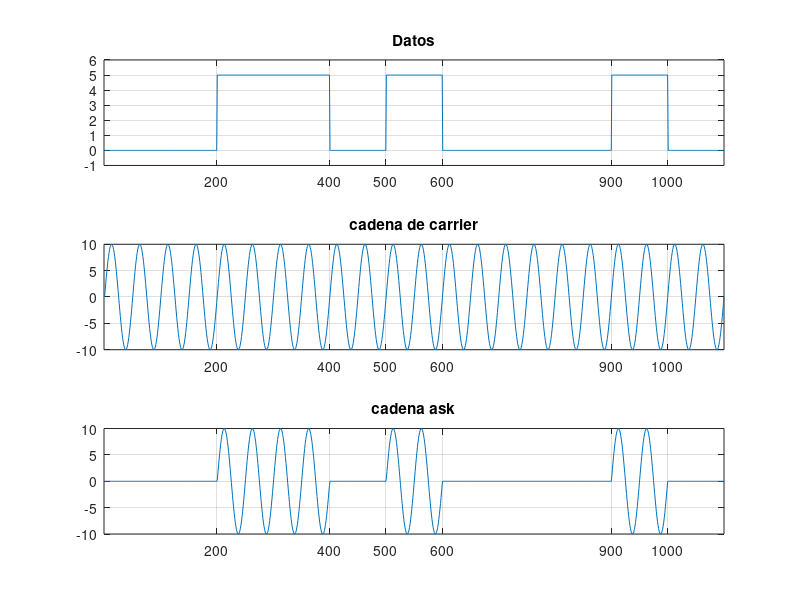

Source code (MATLAB):
clc
clear all
close all

%input

datos = '00110100010';
regla_bit_alto = 1;


%Carrier
Ac= 10;
fc=1000e3;
thetac =0;
cpc=15;


%ask

regla_ask_tr_carrier=1;


%procesos

%graficar cadena de funciones
tb=100; %duracion del bit
uno = ones(1,tb); %matriz de unos
cero = zeros(1,tb); %matriz de ceros
frame=[];
frameInv=[];
list=[];
f='0';
for n=1:length(datos)
    if (datos(n)=='1')
        frame = [ frame uno ]; %vector que se autoacumula
        frameInv = [frameInv cero] ;
    else 
        frame = [ frame cero ];
        frameInv = [frameInv uno];
    end
    if (datos(n)~= f)
        f=datos(n);
        list = [list length(frame)];
    end
end
if(regla_bit_alto==1)
    cadenaBits=5*frame %0 a 5 voltios
else
    cadenaBits=5*frameInv
end

tc = linspace(0, 2*length(datos)/fc,length(cadenaBits));
carrier = Ac* sin(2*pi*fc*tc+thetac);

if(regla_ask_tr_carrier == 1)
    ask = frame.*carrier;
else
    ask = frameInv.*carrier;
end

%output

frame;

%para visualizar grafica
figure(1)
subplot(3,1,1),plot(cadenaBits)
xticks(list-100)
axis([0 length(cadenaBits) -1 6])
title('Datos')
grid on

subplot(3,1,2),plot(carrier) 
xticks(list-100)
axis([0 length(cadenaBits) -10 10])
title('cadena de carrier')
grid on


subplot(3,1,3),plot(ask) 
xticks(list-100)
axis([0 length(cadenaBits) -10 10])
title('cadena ask')
grid on